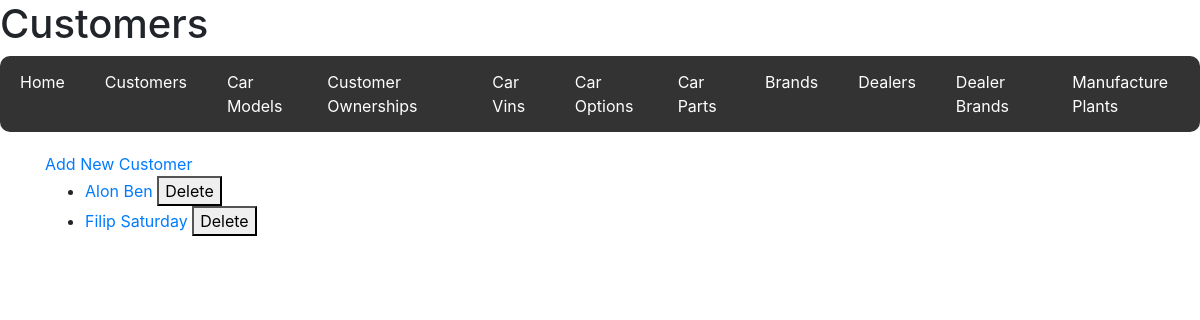
The page /customers on the database as committed earlier.
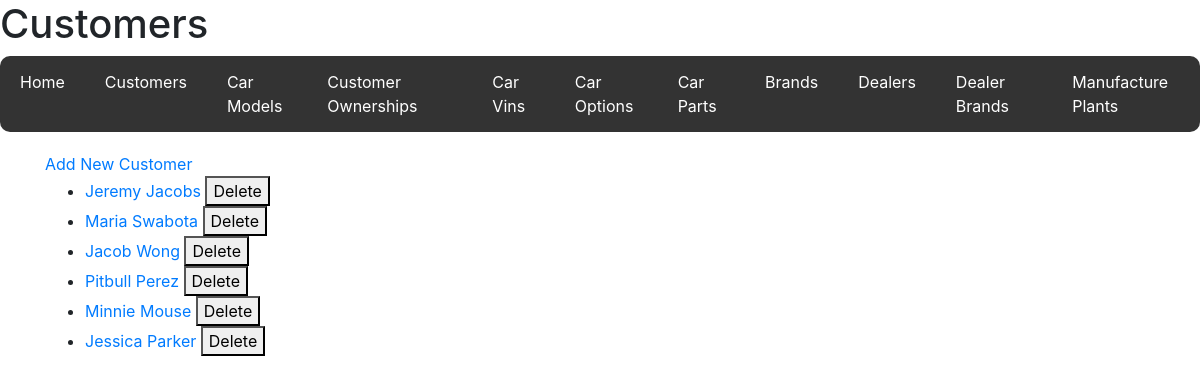
The same page on the database as committed later.
### code/models.py (models this page shows)
class Customer(db.Model):
    __tablename__ = "Customers"
    customer_id = db.Column(db.Integer, primary_key=True)
    first_name = db.Column(db.String(50))
    last_name = db.Column(db.String(50))
    gender = db.Column(db.String(6))
    household_income = db.Column(db.Integer)
    birthdate = db.Column(db.Date)
    phone_number = db.Column(db.String(10))
    email = db.Column(db.String(128))
    ownerships = db.relationship(
        "CustomerOwnership", back_populates="customer", cascade="all, delete-orphan"
    )

### code/routes/customers.py (the view, shortened to what this page needs)
@customers_bp.route("/customers", methods=["GET", "POST"])
def customers():
    customers = Customer.query.all()
    return render_template("customers.html", customers=customers)

### code/templates/customers.html
{% extends 'base.html' %} {% block title %}Customers{% endblock %} {% block
header %}
<h1>Customers</h1>
{% endblock %} {% block content %}
<a href="{{ url_for('customers.new_customer') }}">Add New Customer</a>
<ul>
  {% for customer in customers %}
  <li>
    <a
      href="{{ url_for('customers.view_customer', customer_id=customer.customer_id) }}"
    >
      {{ customer.first_name }} {{ customer.last_name }}
    </a>
    <form
      action="{{ url_for('customers.delete_customer', customer_id=customer.customer_id) }}"
      method="POST"
      style="display: inline"
    >
      <button type="submit">Delete</button>
    </form>
  </li>
  {% endfor %}
</ul>
{% endblock %}

### code/templates/base.html (shortened to what this page needs)
<!DOCTYPE html>
<html lang="en">
  <head>
    <link
      href="https://stackpath.bootstrapcdn.com/bootstrap/4.5.2/css/bootstrap.min.css"
      rel="stylesheet"
    />
  </head>
  <body>
    <div class="header">{% block header %}{% endblock %}</div>
    {% include '_navbar.html' %}
    <div class="container">
      <div class="content">{% block content %}{% endblock %}</div>
    </div>
  </body>
</html>

### code/templates/_navbar.html
<nav>
  <ul>
    <li><a href="{{ url_for('home') }}">Home</a></li>
    <li><a href="{{ url_for('customers.customers') }}">Customers</a></li>
    <li><a href="{{ url_for('carmodels.car_models') }}">Car Models</a></li>
    <li>
      <a href="{{ url_for('ownerships.customer_ownerships') }}"
        >Customer Ownerships</a
      >
    </li>
    <li><a href="{{ url_for('carvins.car_vins') }}">Car Vins</a></li>
    <li><a href="{{ url_for('caroptions.car_options') }}">Car Options</a></li>
    <li><a href="{{ url_for('carparts.car_parts') }}">Car Parts</a></li>
    <li><a href="{{ url_for('brands.brands') }}">Brands</a></li>
    <li><a href="{{ url_for('dealers.dealers') }}">Dealers</a></li>
    <li>
      <a href="{{ url_for('dealerbrands.dealer_brands') }}">Dealer Brands</a>
    </li>
    <li>
      <a href="{{ url_for('manufactureplants.manufacture_plants') }}"
        >Manufacture Plants</a
      >
    </li>
  </ul>
</nav>

### code/templates/base.html (style rules this page uses)
nav ul { list-style-type: none; padding: 0; margin: 0; display: flex; justify-content: flex-start; background-color: #333; border-radius: 10px; }
nav ul li { margin: 0; padding: 0; }
nav ul li a { display: block; padding: 14px 20px; text-decoration: none; color: white; border-radius: 10px; }
nav { margin-bottom: 20px; }

Rows that differ between the two databases and show on the page:
removed Customer: first_name "Alon", last_name "Ben"
added Customer: first_name "Jeremy", last_name "Jacobs"
changed Customer: first_name "Filip" → "Maria"; last_name "Saturday" → "Swabota"
added Customer: first_name "Jacob", last_name "Wong"
added Customer: first_name "Pitbull", last_name "Perez"
added Customer: first_name "Minnie", last_name "Mouse"
added Customer: first_name "Jessica", last_name "Parker"
